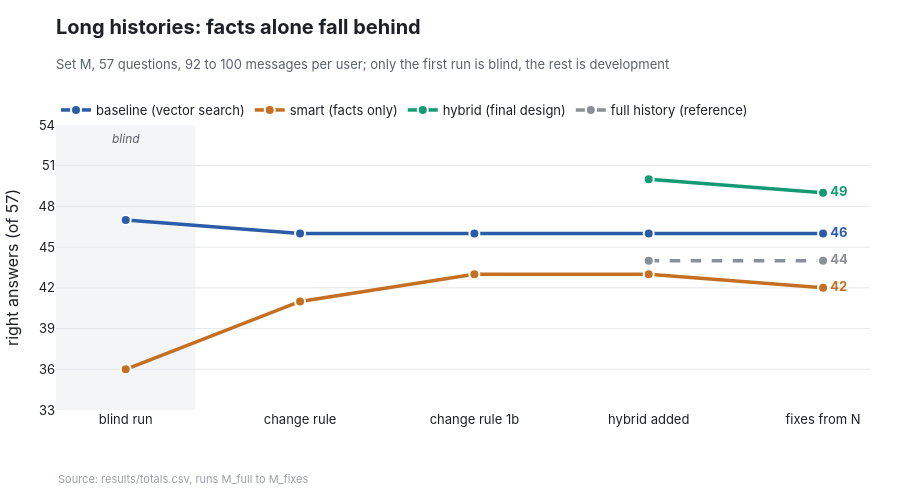

Notebook source saved alongside this figure:
### Markdown cell above
## The setback on long histories

Set M was the first test on long histories: three users with 92 to 100 messages over about 18 months, written before its run.

### Code cell
ch.set_m()

### Figure 1 — Plotly figure (JSON) as saved in the notebook; plotly's stock layout.template omitted (floating-point values rounded to 4 significant figures)
{"data": [{"hovertemplate": "<b>%{x}</b><br>baseline (vector search): %{y:.0f} of 57<extra></extra>", "line": {"color": "#2b5ca8", "width": 3.5}, "marker": {"line": {"color": "white", "width": 2}, "size": 10}, "mode": "lines+markers+text", "name": "baseline (vector search)", "text": ["", "", "", "", "<b>46</b>"], "textfont": {"color": "#2b5ca8"}, "textposition": "middle right", "type": "scatter", "x": ["blind run", "change rule", "change rule 1b", "hybrid added", "fixes from N"], "y": [47.0, 46.0, 46.0, 46.0, 46.0]}, {"hovertemplate": "<b>%{x}</b><br>smart (facts only): %{y:.0f} of 57<extra></extra>", "line": {"color": "#c46f22", "width": 3.5}, "marker": {"line": {"color": "white", "width": 2}, "size": 10}, "mode": "lines+markers+text", "name": "smart (facts only)", "text": ["", "", "", "", "<b>42</b>"], "textfont": {"color": "#c46f22"}, "textposition": "middle right", "type": "scatter", "x": ["blind run", "change rule", "change rule 1b", "hybrid added", "fixes from N"], "y": [36.0, 41.0, 43.0, 43.0, 42.0]}, {"hovertemplate": "<b>%{x}</b><br>hybrid (final design): %{y:.0f} of 57<extra></extra>", "line": {"color": "#139a74", "width": 3.5}, "marker": {"line": {"color": "white", "width": 2}, "size": 10}, "mode": "lines+markers+text", "name": "hybrid (final design)", "text": ["", "<b>49</b>"], "textfont": {"color": "#139a74"}, "textposition": "middle right", "type": "scatter", "x": ["hybrid added", "fixes from N"], "y": [50.0, 49.0]}, {"hovertemplate": "<b>%{x}</b><br>full history (reference): %{y:.0f} of 57<extra></extra>", "line": {"color": "#8a9099", "dash": "dash", "width": 3.5}, "marker": {"line": {"color": "white", "width": 2}, "size": 10}, "mode": "lines+markers+text", "name": "full history (reference)", "text": ["", "<b>44</b>"], "textfont": {"color": "#8a9099"}, "textposition": "middle right", "type": "scatter", "x": ["hybrid added", "fixes from N"], "y": [44.0, 44.0]}], "layout": {"annotations": [{"font": {"color": "#5b616b", "size": 12}, "showarrow": false, "text": "<i>blind</i>", "x": 0, "y": 53}, {"font": {"color": "#9aa0a8", "size": 11}, "showarrow": false, "text": "Source: results/totals.csv, runs M_full to M_fixes", "x": 0, "xanchor": "left", "xref": "paper", "y": 0, "yanchor": "bottom", "yref": "paper", "yshift": -78}], "height": 500, "hovermode": "x unified", "margin": {"b": 90, "l": 20, "r": 30, "t": 125}, "shapes": [{"fillcolor": "#f3f5f7", "layer": "below", "line": {"width": 0}, "type": "rect", "x0": -0.4, "x1": 0.4, "xref": "x", "y0": 0, "y1": 1, "yref": "y domain"}], "title": {"font": {"size": 20}, "pad": {"t": 20}, "subtitle": {"font": {"color": "#5b616b", "size": 13}, "text": "Set M, 57 questions, 92 to 100 messages per user; only the first run is blind, the rest is development"}, "text": "<b>Long histories: facts alone fall behind</b>", "x": 0, "xanchor": "left", "xref": "paper", "y": 1, "yanchor": "top", "yref": "container"}, "xaxis": {"showgrid": false}, "yaxis": {"dtick": 3, "range": [33, 54], "title": {"text": "right answers (of 57)"}}}}
